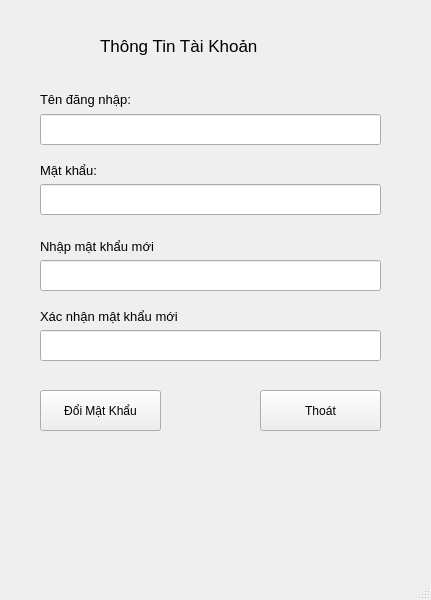
<?xml version="1.0" encoding="UTF-8"?>
<ui version="4.0">
 <class>MainWindow</class>
 <widget class="QMainWindow" name="MainWindow">
  <property name="geometry">
   <rect>
    <x>0</x>
    <y>0</y>
    <width>431</width>
    <height>600</height>
   </rect>
  </property>
  <property name="windowTitle">
   <string>MainWindow</string>
  </property>
  <widget class="QWidget" name="centralwidget">
   <widget class="QPushButton" name="btndoimatkhau">
    <property name="geometry">
     <rect>
      <x>40</x>
      <y>390</y>
      <width>121</width>
      <height>41</height>
     </rect>
    </property>
    <property name="text">
     <string>Đổi Mật Khẩu</string>
    </property>
   </widget>
   <widget class="QPushButton" name="btnthoat">
    <property name="geometry">
     <rect>
      <x>260</x>
      <y>390</y>
      <width>121</width>
      <height>41</height>
     </rect>
    </property>
    <property name="text">
     <string>Thoát</string>
    </property>
   </widget>
   <widget class="QLineEdit" name="txtpassword">
    <property name="geometry">
     <rect>
      <x>40</x>
      <y>184</y>
      <width>341</width>
      <height>31</height>
     </rect>
    </property>
   </widget>
   <widget class="QLineEdit" name="txtusername">
    <property name="geometry">
     <rect>
      <x>40</x>
      <y>114</y>
      <width>341</width>
      <height>31</height>
     </rect>
    </property>
   </widget>
   <widget class="QLabel" name="label_2">
    <property name="geometry">
     <rect>
      <x>40</x>
      <y>89</y>
      <width>121</width>
      <height>21</height>
     </rect>
    </property>
    <property name="font">
     <font>
      <pointsize>10</pointsize>
     </font>
    </property>
    <property name="text">
     <string>Tên đăng nhập:</string>
    </property>
   </widget>
   <widget class="QLabel" name="label">
    <property name="geometry">
     <rect>
      <x>100</x>
      <y>30</y>
      <width>241</width>
      <height>31</height>
     </rect>
    </property>
    <property name="font">
     <font>
      <pointsize>13</pointsize>
     </font>
    </property>
    <property name="text">
     <string>Thông Tin Tài Khoản</string>
    </property>
   </widget>
   <widget class="QLabel" name="label_3">
    <property name="geometry">
     <rect>
      <x>40</x>
      <y>160</y>
      <width>91</width>
      <height>20</height>
     </rect>
    </property>
    <property name="font">
     <font>
      <pointsize>10</pointsize>
     </font>
    </property>
    <property name="text">
     <string>Mật khẩu:</string>
    </property>
   </widget>
   <widget class="QLabel" name="label_4">
    <property name="geometry">
     <rect>
      <x>40</x>
      <y>236</y>
      <width>161</width>
      <height>20</height>
     </rect>
    </property>
    <property name="font">
     <font>
      <pointsize>10</pointsize>
     </font>
    </property>
    <property name="text">
     <string>Nhập mật khẩu mới</string>
    </property>
   </widget>
   <widget class="QLineEdit" name="txtmatkhaumoi">
    <property name="geometry">
     <rect>
      <x>40</x>
      <y>260</y>
      <width>341</width>
      <height>31</height>
     </rect>
    </property>
   </widget>
   <widget class="QLabel" name="label_5">
    <property name="geometry">
     <rect>
      <x>40</x>
      <y>306</y>
      <width>191</width>
      <height>20</height>
     </rect>
    </property>
    <property name="font">
     <font>
      <pointsize>10</pointsize>
     </font>
    </property>
    <property name="text">
     <string>Xác nhận mật khẩu mới</string>
    </property>
   </widget>
   <widget class="QLineEdit" name="txtxacnhanmk">
    <property name="geometry">
     <rect>
      <x>40</x>
      <y>330</y>
      <width>341</width>
      <height>31</height>
     </rect>
    </property>
   </widget>
  </widget>
  <widget class="QMenuBar" name="menubar">
   <property name="geometry">
    <rect>
     <x>0</x>
     <y>0</y>
     <width>431</width>
     <height>26</height>
    </rect>
   </property>
  </widget>
  <widget class="QStatusBar" name="statusbar"/>
 </widget>
 <resources/>
 <connections/>
</ui>
